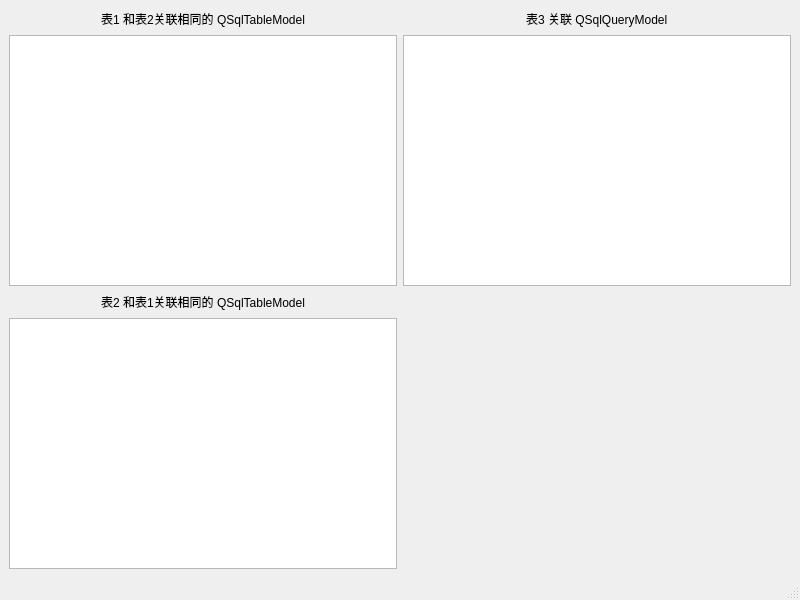
<?xml version="1.0" encoding="UTF-8"?>
<ui version="4.0">
 <class>MainWindow</class>
 <widget class="QMainWindow" name="MainWindow">
  <property name="geometry">
   <rect>
    <x>0</x>
    <y>0</y>
    <width>800</width>
    <height>600</height>
   </rect>
  </property>
  <property name="windowTitle">
   <string>MainWindow</string>
  </property>
  <widget class="QWidget" name="centralwidget">
   <layout class="QGridLayout" name="gridLayout">
    <item row="0" column="0">
     <layout class="QVBoxLayout" name="verticalLayout">
      <item>
       <layout class="QHBoxLayout" name="horizontalLayout">
        <item>
         <spacer name="horizontalSpacer">
          <property name="orientation">
           <enum>Qt::Horizontal</enum>
          </property>
          <property name="sizeHint" stdset="0">
           <size>
            <width>40</width>
            <height>20</height>
           </size>
          </property>
         </spacer>
        </item>
        <item>
         <widget class="QLabel" name="label">
          <property name="text">
           <string>表1 和表2关联相同的 QSqlTableModel</string>
          </property>
         </widget>
        </item>
        <item>
         <spacer name="horizontalSpacer_2">
          <property name="orientation">
           <enum>Qt::Horizontal</enum>
          </property>
          <property name="sizeHint" stdset="0">
           <size>
            <width>40</width>
            <height>20</height>
           </size>
          </property>
         </spacer>
        </item>
       </layout>
      </item>
      <item>
       <widget class="QTableView" name="writableView"/>
      </item>
     </layout>
    </item>
    <item row="0" column="1">
     <layout class="QVBoxLayout" name="verticalLayout_3">
      <item>
       <layout class="QHBoxLayout" name="horizontalLayout_3">
        <item>
         <spacer name="horizontalSpacer_5">
          <property name="orientation">
           <enum>Qt::Horizontal</enum>
          </property>
          <property name="sizeHint" stdset="0">
           <size>
            <width>40</width>
            <height>20</height>
           </size>
          </property>
         </spacer>
        </item>
        <item>
         <widget class="QLabel" name="label_3">
          <property name="text">
           <string>表3 关联 QSqlQueryModel</string>
          </property>
         </widget>
        </item>
        <item>
         <spacer name="horizontalSpacer_6">
          <property name="orientation">
           <enum>Qt::Horizontal</enum>
          </property>
          <property name="sizeHint" stdset="0">
           <size>
            <width>40</width>
            <height>20</height>
           </size>
          </property>
         </spacer>
        </item>
       </layout>
      </item>
      <item>
       <widget class="QTableView" name="tableView"/>
      </item>
     </layout>
    </item>
    <item row="1" column="0">
     <layout class="QVBoxLayout" name="verticalLayout_2">
      <item>
       <layout class="QHBoxLayout" name="horizontalLayout_2">
        <item>
         <spacer name="horizontalSpacer_3">
          <property name="orientation">
           <enum>Qt::Horizontal</enum>
          </property>
          <property name="sizeHint" stdset="0">
           <size>
            <width>40</width>
            <height>20</height>
           </size>
          </property>
         </spacer>
        </item>
        <item>
         <widget class="QLabel" name="label_2">
          <property name="text">
           <string>表2 和表1关联相同的 QSqlTableModel</string>
          </property>
         </widget>
        </item>
        <item>
         <spacer name="horizontalSpacer_4">
          <property name="orientation">
           <enum>Qt::Horizontal</enum>
          </property>
          <property name="sizeHint" stdset="0">
           <size>
            <width>40</width>
            <height>20</height>
           </size>
          </property>
         </spacer>
        </item>
       </layout>
      </item>
      <item>
       <widget class="QTableView" name="writableView2"/>
      </item>
     </layout>
    </item>
   </layout>
  </widget>
  <widget class="QMenuBar" name="menubar">
   <property name="geometry">
    <rect>
     <x>0</x>
     <y>0</y>
     <width>800</width>
     <height>23</height>
    </rect>
   </property>
  </widget>
  <widget class="QStatusBar" name="statusbar"/>
 </widget>
 <resources/>
 <connections/>
</ui>
